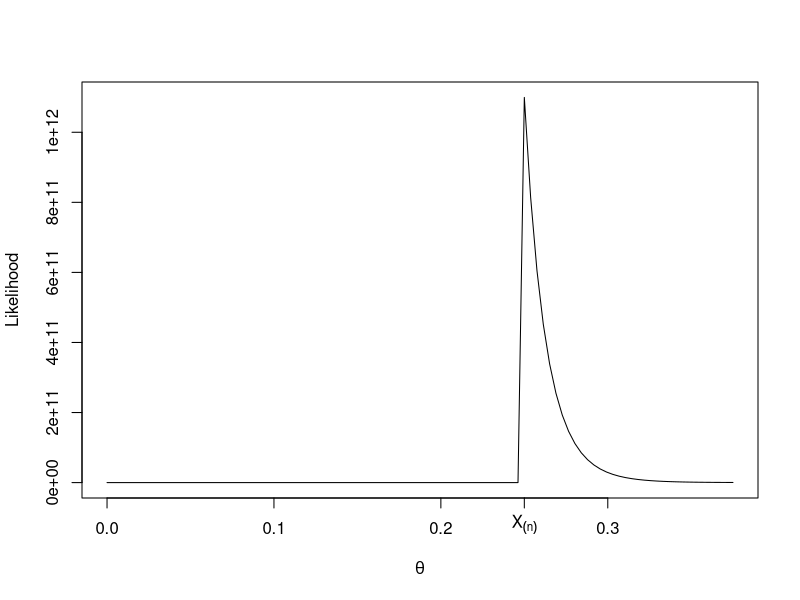
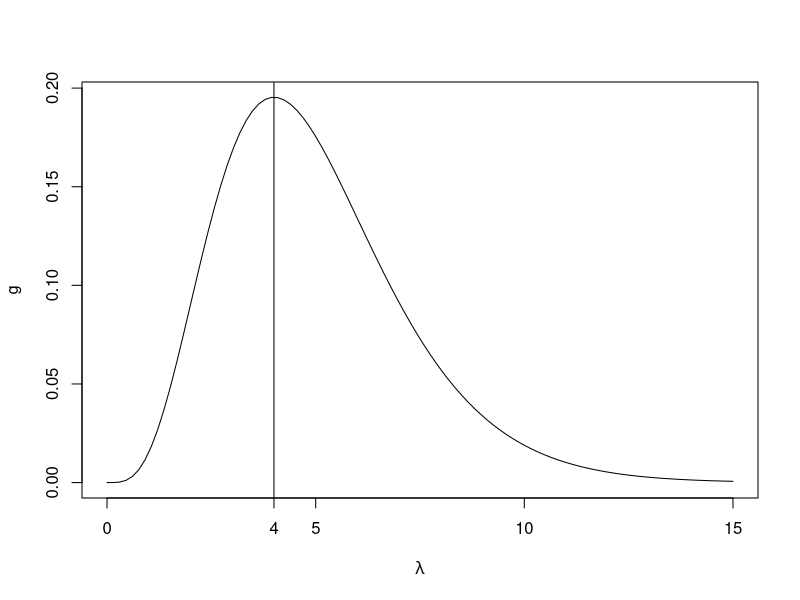

The R source for these figures, in order:
## ---- chunk 1
theta_true <- 0.2    # unknown true theta value
n          <-  5     # sample size

set.seed(1)

# simulate data: n many (unfair) coin tosses
x <- sample(x          = c(0,1), 
               size    = n, 
               replace = TRUE, 
               prob    = c(1-theta_true, theta_true)) 

## number of heads (i.e., the number of "1"s in x)
h <- sum(x)

## First derivative of the log-likelihood function
Lp_fct   <- function(theta, h = h, n = n){
    (h/theta) - (n - h)/(1 - theta)    
}
## Second derivative of the log-likelihood function
Lpp_fct   <- function(theta, h = h, n = n){
    - (h/theta^2) - (n - h)/(1 - theta)^2    
}


t     <- 1e-10   # convergence criterion
check <- TRUE    # for stopping the while-loop
i     <- 0       # count iterations


theta <- 0.4     # starting value 
Lp    <- Lp_fct( theta, h=h, n=n)
Lpp   <- Lpp_fct(theta, h=h, n=n)



while(check){
    i         <- i + 1
    ##
    theta_new <- theta[i] - (Lp_fct(theta[i], h=h, n=n) / Lpp_fct(theta[i], h=h, n=n))    
    Lp_new    <- Lp_fct( theta_new, h = h, n = n)
    Lpp_new   <- Lpp_fct(theta_new, h = h, n = n)
    ##
    theta     <- c(theta, theta_new) 
    Lp        <- c(Lp,    Lp_new) 
    Lpp       <- c(Lpp,   Lpp_new) 
    ##
    if( abs(Lp_fct(theta_new, h=h, n=n)) < t ){check <- FALSE}
}

results           <- cbind(theta, -Lp/Lpp, Lp)
colnames(results) <- c("theta_m", "h", "Lp(theta_m)")
results
## ---- chunk 2
#| label: fig-MLMaxestim
#| fig-cap: Graph of the likelihood function $\mathcal{L}_n(\theta)$ given in @eq-MLMaxestim.
n          <- 20   # sample size
X_max      <- 0.25

theta_vec  <- seq(from = 0, 
                  to   = X_max * 1.5, 
                  len  = 100) 
likelihood_fun <- function(theta, X_max, n){ 
    likelihood              <- 1/(theta^n)
    likelihood[theta < X_max] <- 0 
    return(likelihood) 
}

likelihood_vec <- likelihood_fun(theta = theta_vec,
                                 X_max = X_max, 
                                 n     = n)

plot(y = likelihood_vec, 
     x = theta_vec, 
     type = "l", 
     xlab = expression(theta),
     ylab = "Likelihood", 
     main = "")            
axis(1, at = X_max, labels = expression(X[(n)]))                  
## ---- chunk 3
lambda_vec <- seq(from = .0001, to = 15, len = 100)
g_vec      <- (lambda_vec^4 * exp(-1*lambda_vec))/( factorial(4) )

plot(x = lambda_vec, y = g_vec, 
     type = "l", xlab=expression(lambda), ylab="g")
abline(v = 4)
axis(1, at = 4)
